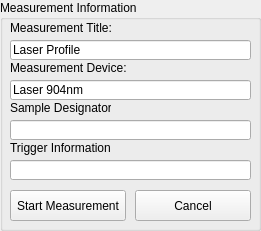
  <widget class="QGroupBox" name="GB_MeasurementInfo">
   <property name="geometry">
    <rect>
     <x>370</x>
     <y>180</y>
     <width>261</width>
     <height>231</height>
    </rect>
   </property>
   <property name="autoFillBackground">
    <bool>true</bool>
   </property>
   <property name="title">
    <string>Measurement Information</string>
   </property>
   <widget class="QLineEdit" name="LE_MeasureTitle">
    <property name="geometry">
     <rect>
      <x>10</x>
      <y>40</y>
      <width>241</width>
      <height>20</height>
     </rect>
    </property>
    <property name="text">
     <string>Laser Profile</string>
    </property>
   </widget>
   <widget class="QLabel" name="label_51">
    <property name="geometry">
     <rect>
      <x>10</x>
      <y>20</y>
      <width>101</width>
      <height>16</height>
     </rect>
    </property>
    <property name="text">
     <string>Measurement Title:</string>
    </property>
   </widget>
   <widget class="QLabel" name="label_52">
    <property name="geometry">
     <rect>
      <x>10</x>
      <y>60</y>
      <width>121</width>
      <height>16</height>
     </rect>
    </property>
    <property name="text">
     <string>Measurement Device:</string>
    </property>
   </widget>
   <widget class="QLineEdit" name="LE_MeasureDevice">
    <property name="geometry">
     <rect>
      <x>10</x>
      <y>80</y>
      <width>241</width>
      <height>20</height>
     </rect>
    </property>
    <property name="text">
     <string>Laser 904nm</string>
    </property>
   </widget>
   <widget class="QLabel" name="label_53">
    <property name="geometry">
     <rect>
      <x>10</x>
      <y>100</y>
      <width>101</width>
      <height>16</height>
     </rect>
    </property>
    <property name="text">
     <string>Sample Designator:</string>
    </property>
   </widget>
   <widget class="QLineEdit" name="LE_MeasureSample">
    <property name="geometry">
     <rect>
      <x>10</x>
      <y>120</y>
      <width>241</width>
      <height>20</height>
     </rect>
    </property>
   </widget>
   <widget class="QLabel" name="label_54">
    <property name="geometry">
     <rect>
      <x>10</x>
      <y>140</y>
      <width>101</width>
      <height>16</height>
     </rect>
    </property>
    <property name="text">
     <string>Trigger Information:</string>
    </property>
   </widget>
   <widget class="QLineEdit" name="LE_MeasureTrigInfo">
    <property name="geometry">
     <rect>
      <x>10</x>
      <y>160</y>
      <width>241</width>
      <height>20</height>
     </rect>
    </property>
   </widget>
   <widget class="QPushButton" name="B_2DScanStart">
    <property name="geometry">
     <rect>
      <x>10</x>
      <y>190</y>
      <width>116</width>
      <height>31</height>
     </rect>
    </property>
    <property name="text">
     <string>Start Measurement</string>
    </property>
   </widget>
   <widget class="QPushButton" name="B_2DScanAbort">
    <property name="geometry">
     <rect>
      <x>135</x>
      <y>190</y>
      <width>116</width>
      <height>31</height>
     </rect>
    </property>
    <property name="text">
     <string>Cancel</string>
    </property>
   </widget>
  </widget>
